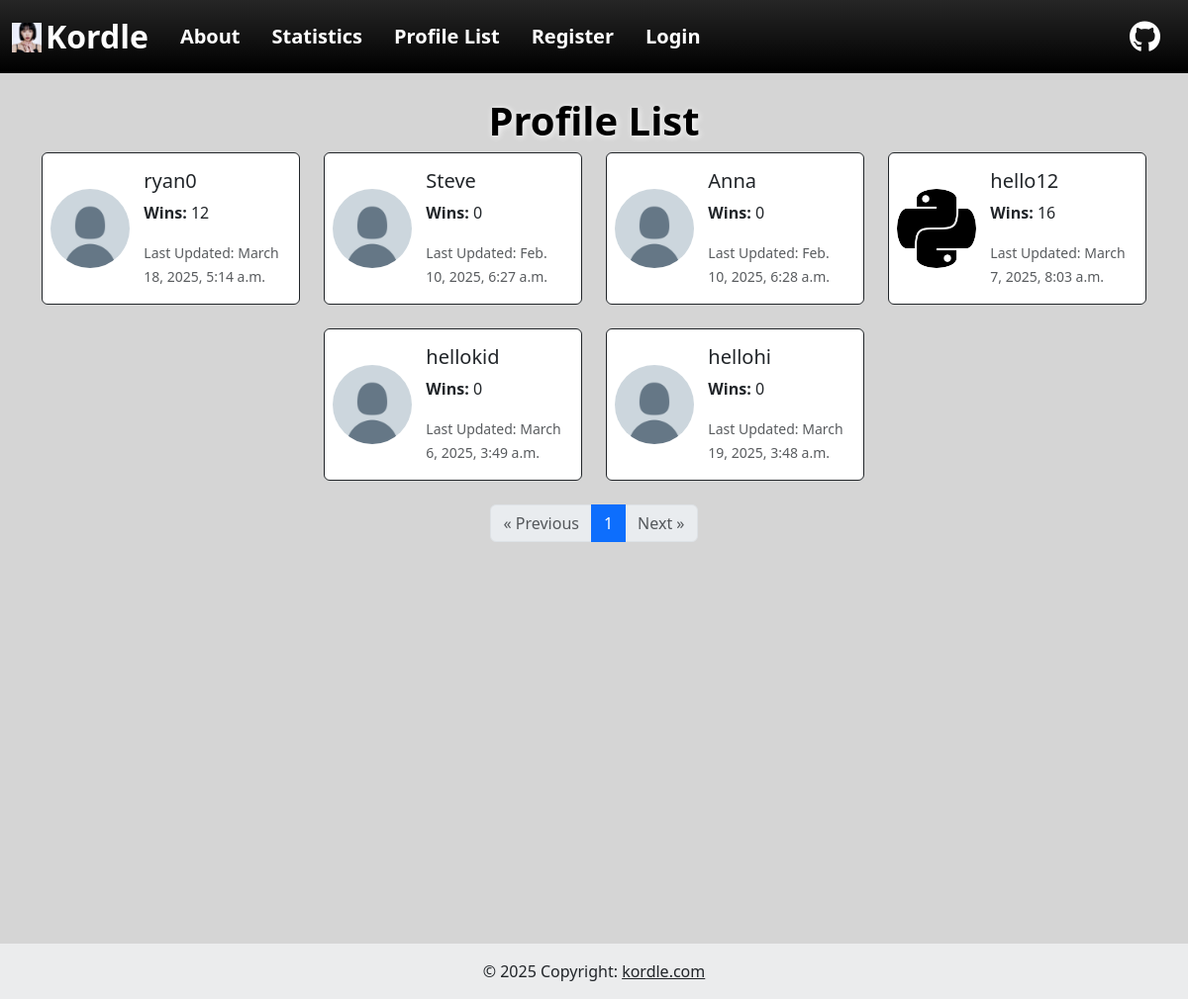
Before: /profile_list/ with the older database file.
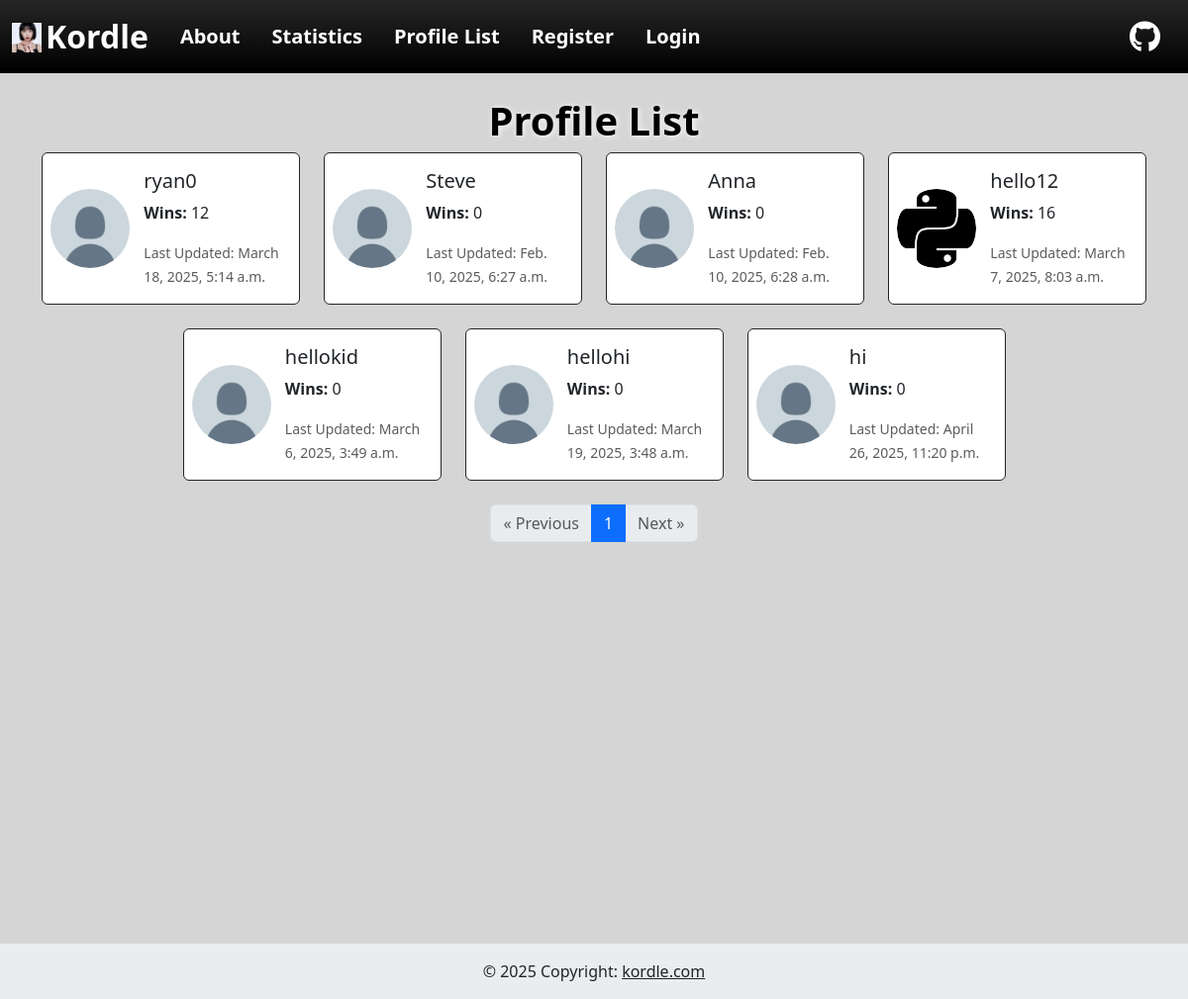
After: the same page with the newer database file.
### myApp/models.py (models this page shows, shortened)
class Profile(models.Model):
    user = models.OneToOneField(User, on_delete=models.CASCADE)
    wins = models.PositiveIntegerField(default=0)
    date_modified = models.DateTimeField(User, auto_now=True)
    profile_image = models.ImageField(null=True, blank=True, upload_to='images/')

### myApp/views.py (the view)
# urls.py: path('profile_list/', views.profile_list, name='profile_list'),
def profile_list(request):
    profiles = Profile.objects.all()
    paginator = Paginator(profiles, 10)
    page_number = request.GET.get("page")
    page_obj = paginator.get_page(page_number)
    return render(request, "profile_list.html", {"page_obj": page_obj})

### myApp/templates/profile_list.html (shortened to what this page needs)
{% extends "./base.html" %}
{% load static %}
{% block content %}
<h1 class="text-center fs-1 fw-bold text-black" style="text-shadow: 1px 1px 6px white;">Profile List</h1>
{% if page_obj %}
<div class="min-vh-100">
    <div class="row justify-content-center" style="margin-bottom: 75px;">
        {% for profile in page_obj %}
            <div class="col-md-6 col-lg-3 d-flex justify-content-center">
                <div class="card mb-4 bg-white border-dark" style="max-width: 400px;">
                    <div class="row g-0">
                        <div class="col-4 d-flex align-items-center">
                            {% if profile.profile_image %}
                            <img src="{{ profile.profile_image.url }}" width="80", height="80", class="ms-2 rounded-circle" alt="Profile Image">
                            {% else %}
                            <img src="{% static 'myApp/images/7ayjc8s4j2n61.png' %}" width="80", height="80", class="ms-2 rounded-circle" alt="Profile Image">
                            {% endif %}
                        </div>
                        <div class="col-8">
                            <div class="card-body">
                                <h5 class="card-title">{{ profile.user.username }}</h5>
                                <p class="card-text"><strong>Wins:</strong> {{ profile.wins }}</p>
                                <p class="card-text"><small class="text-body-secondary">Last Updated: {{ profile.date_modified }}</small></p>
                            </div>
                        </div>
                    </div>
                </div>
            </div>
        {% endfor %}
        <div class="d-flex justify-content-center">
            <nav aria-label="Page navigation">
                <ul class="pagination">
                    {% if page_obj.has_previous %}
                        <li class="page-item">
                            <a class="page-link" href="?page={{ page_obj.previous_page_number }}" aria-label="Previous">
                                &laquo; Previous
                            </a>
                        </li>
                    {% else %}
                        <li class="page-item disabled">
                            <span class="page-link">&laquo; Previous</span>
                        </li>
                    {% endif %}
                    {% for num in page_obj.paginator.page_range %}
                        {% if page_obj.number == num %}
                            <li class="page-item active"><span class="page-link">{{ num }}</span></li>
                        {% else %}
                            <li class="page-item">
                                <a class="page-link" href="?page={{ num }}">{{ num }}</a>
                            </li>
                        {% endif %}
                    {% endfor %}
                    {% if page_obj.has_next %}
                        <li class="page-item">
                            <a class="page-link" href="?page={{ page_obj.next_page_number }}" aria-label="Next">
                                Next &raquo;
                            </a>
                        </li>
                    {% else %}
                        <li class="page-item disabled">
                            <span class="page-link">Next &raquo;</span>
                        </li>
                    {% endif %}
                </ul>
            </nav>
        </div>
    </div>
</div>
{% else %}
    <p class="text-center text-muted">No profiles found.</p>
{% endif %}
{% endblock %}

Changed rows visible on the page:
added Profile: user.username "hi", wins "0", date_modified "April 26, 2025, 11:20 p.m."
